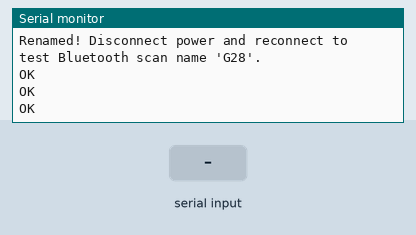
A sketch run on a simulated Arduino Uno, built with avr-gcc and run on an emulated ATmega328P. On the bench: the last lines printed to the serial monitor. The inputs (shaded band) are chosen by the test bench. The modem accepts every AT command (registered, SIM ready, sends succeed) and sends nothing else.

Above: at 3.7 s.
3.8 s: "1" received over the second serial link
At 4.1 s:
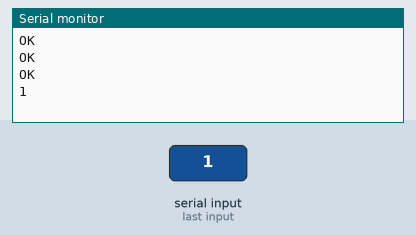
5.3 s: "0" received over the second serial link
At 6.5 s:
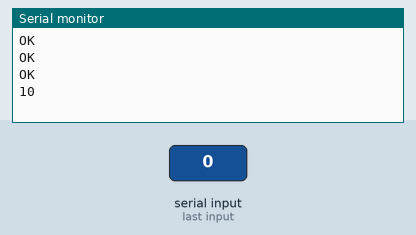

Measured:
- after the input at 3.8 s, the serial monitor: prints a new line at once (image 1)
- after the input at 5.3 s, the serial monitor: prints a new line at once (image 2)

The sketch:

hc05_rename_g28.ino
```cpp
#include <SoftwareSerial.h>

// SoftwareSerial on pins 9 (RX) and 10 (TX)
SoftwareSerial BTSerial(9, 10);

void setup() {
  Serial.begin(9600);
  BTSerial.begin(38400); // HC-05 AT mode default baud rate (or 9600)

  Serial.println("--- HC-05 Renamer to 'G28' ---");
  Serial.println("Sending AT+NAME=G28 ...");

  delay(1000);
  BTSerial.print("AT+NAME=G28\r\n");
  delay(1000);

  // Try 9600 baud fallback if 38400 didn't catch
  BTSerial.begin(9600);
  delay(500);
  BTSerial.print("AT+NAME=G28\r\n");
  BTSerial.print("AT+NAMEG28\r\n"); // For HC-06 firmware

  Serial.println("Renamed! Disconnect power and reconnect to test Bluetooth scan name 'G28'.");
}

void loop() {
  if (BTSerial.available()) {
    Serial.write(BTSerial.read());
  }
  if (Serial.available()) {
    BTSerial.write(Serial.read());
  }
}
```
